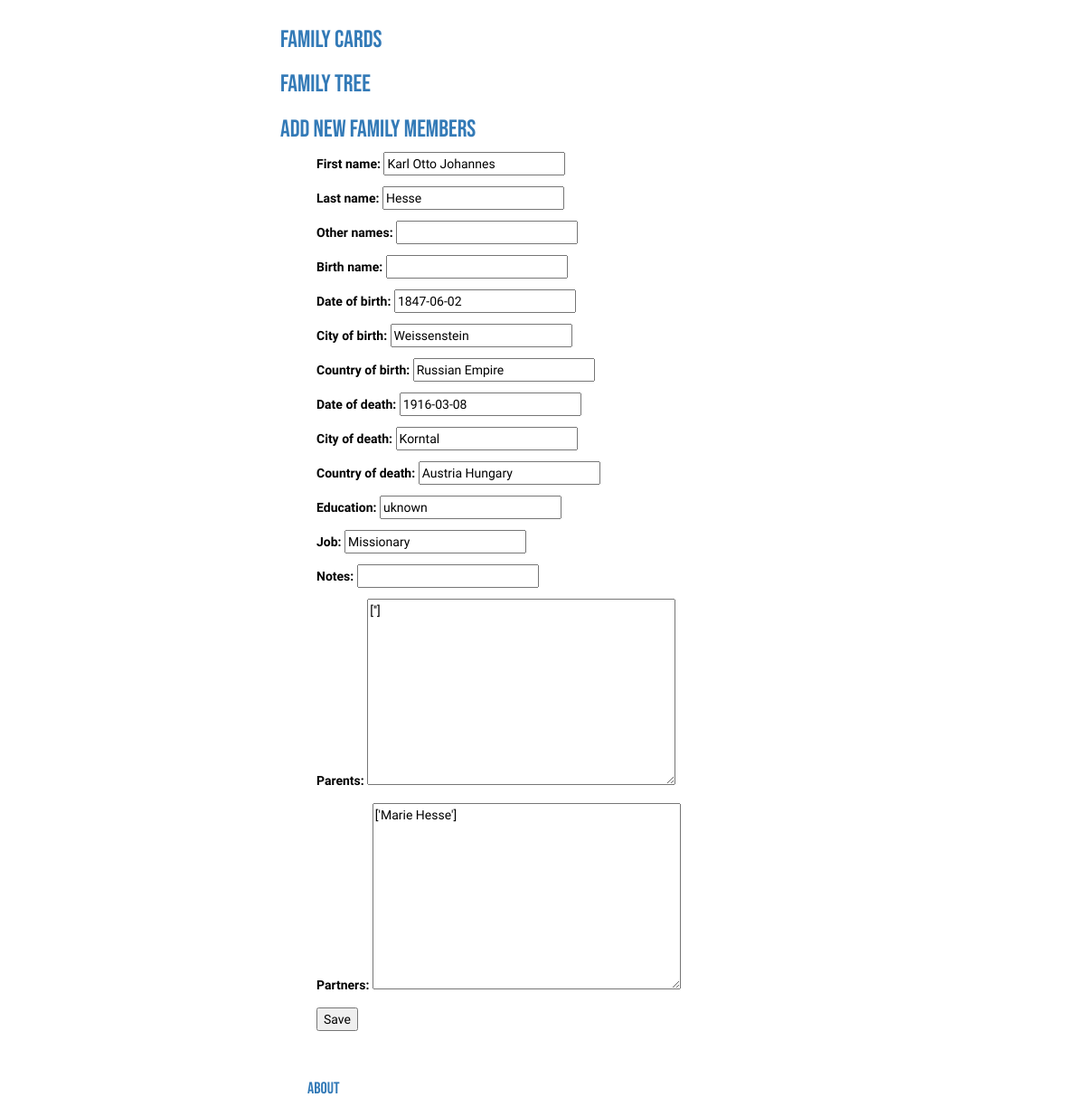
Page /member/karl-otto-johannes_hesse_1847-06-02-000000/edit on the committed database.
### familycards/models.py (models this page shows, shortened)
class FamilyMember(models.Model):
    first_name = models.CharField(max_length=200)
    last_name = models.CharField(max_length=200)
    other_names = models.CharField(max_length=200)
    birth_name = models.CharField(max_length=200)
    slug = models.SlugField(max_length=100, unique=True)
    date_of_birth = models.DateField()
    city_of_birth = models.CharField(max_length=200)
    country_of_birth = models.CharField(max_length=200)
    date_of_death = models.DateField()
    city_of_death = models.CharField(max_length=200)
    country_of_death = models.CharField(max_length=200)
    education = models.CharField(max_length=200)
    job = models.CharField(max_length=200)
    notes = models.CharField(max_length=500)
    parents = MembersField()
    partners = MembersField()
    full_name = models.CharField(max_length=200)

### familycards/views.py (the view)
# urls.py: path('member/<slug>/edit', views.edit_member, name='edit_member'),
def edit_member(request, slug):
   member = get_object_or_404(FamilyMember, slug=slug)
   if request.method == "POST":
      form = UploadOnePerson(request.POST, instance=member)
      if form.is_valid():
         member = form.save(commit=False)
         member.parents = str(member.parents)
         member.partners = str(member.partners)
         member.save()
         context = {'member': member, 'slug': member.slug}
         return redirect('view_member', slug=member.slug)
   else:
      form = UploadOnePerson(instance=member)
   context = {'form': form, 'member':member}
   return render(request, 'familycards/edit_member.html', context)

### familycards/forms.py
class UploadOnePerson(forms.ModelForm):
    class Meta:
        model = FamilyMember
        fields = (
            'first_name',
            'last_name',
            'other_names',
            'birth_name',
            'date_of_birth',
            'city_of_birth',
            'country_of_birth',
            'date_of_death',
            'city_of_death',
            'country_of_death',
            'education',
            'job',
            'notes',
            'parents',
            'partners',
        )

### familycards/models.py (called while the page is built)
    def from_db_value(self, value, expression, connection):
        if value is None:
            return value
        return value.split(', ')

### familycards/templates/familycards/edit_member.html (shortened to what this page needs)
{% extends 'familycards/base.html' %}
{% block content %}
<div class="member-info">
    <form method="post" >
                        {{ form.as_p }}
                        <input type="submit" value="Save">
                 </form>
</div>
{% include 'familycards/footer.html' %}
{% endblock %}

### static/css/familycards.css (style rules this page uses)
.member-info { padding-left: 40px; color: #000000; font-family: 'Nanum Gothic Coding', monospace; }
body { margin: auto; width: 50%; padding: 10px; }

### rows in the picture
FamilyMember: first_name "Karl Otto Johannes", last_name "Hesse", date_of_birth "1847-06-02", city_of_birth "Weissenstein", country_of_birth "Russian Empire", date_of_death "1916-03-08", city_of_death "Korntal", country_of_death "Austria Hungary", education "uknown", job "Missionary", parents "['']", partners "['Marie Hesse']"
